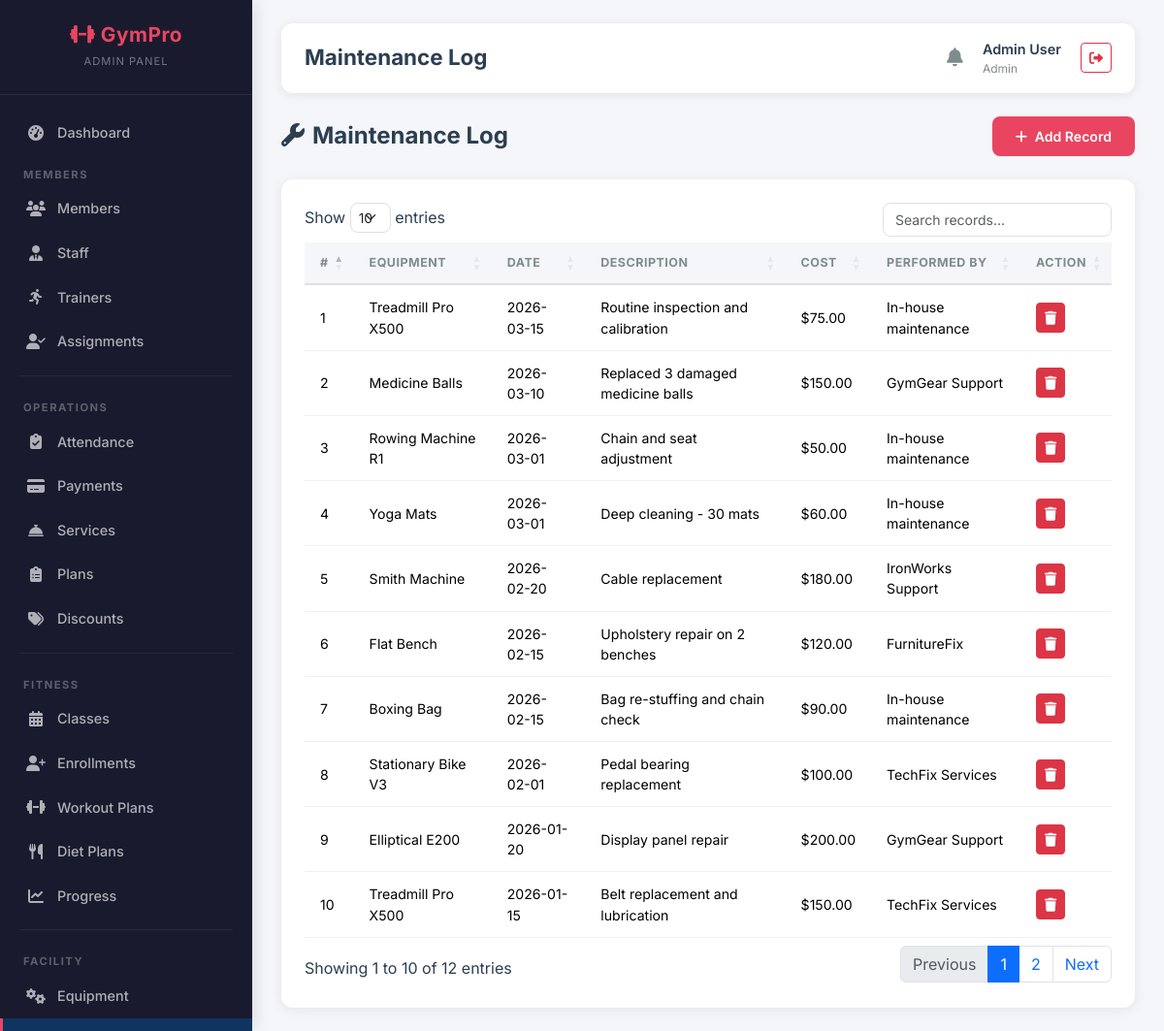
The page /admin/maintenance.php (signed in) on the database its author committed.
### tables this page shows
CREATE TABLE equipment_maintenance (
    maintenance_id INT AUTO_INCREMENT PRIMARY KEY,
    equipment_id INT,
    maintenance_date DATE NOT NULL,
    description TEXT,
    cost DECIMAL(10,2),
    performed_by VARCHAR(100),
    created_at TIMESTAMP DEFAULT CURRENT_TIMESTAMP,
    FOREIGN KEY (equipment_id) REFERENCES equipment(equipment_id) ON DELETE CASCADE
);

CREATE TABLE equipment (
    equipment_id INT AUTO_INCREMENT PRIMARY KEY,
    name VARCHAR(100) NOT NULL,
    description TEXT,
    category VARCHAR(100),
    quantity INT NOT NULL DEFAULT 1,
    purchase_date DATE,
    vendor_name VARCHAR(100),
    vendor_contact VARCHAR(50),
    unit_cost DECIMAL(10,2),
    total_cost DECIMAL(10,2),
    condition_status ENUM('good','fair','poor') DEFAULT 'good',
    zone VARCHAR(50),
    created_at TIMESTAMP DEFAULT CURRENT_TIMESTAMP
);

### admin/maintenance.php (the view, shortened to what this page needs)
<?php
require_once __DIR__ . '/../config/db.php';
$logs = $pdo->query("SELECT em.*, e.name as equip_name FROM equipment_maintenance em JOIN equipment e ON em.equipment_id = e.equipment_id ORDER BY em.maintenance_date DESC")->fetchAll();
include __DIR__ . '/../includes/header.php';
?>
<div class="page-header">
    <h4><i class="fas fa-wrench me-2"></i>Maintenance Log</h4>
    <button class="btn btn-accent" data-bs-toggle="modal" data-bs-target="#addMaintenanceModal"><i class="fas fa-plus me-1"></i> Add Record</button>
</div>
<div class="card-custom">
    <div class="card-body">
        <table class="table table-custom datatable">
            <thead><tr><th>#</th><th>Equipment</th><th>Date</th><th>Description</th><th>Cost</th><th>Performed By</th><th>Action</th></tr></thead>
            <tbody>
            <?php foreach ($logs as $i => $l): ?>
                <tr>
                    <td><?= $i + 1 ?></td>
                    <td><?= htmlspecialchars($l['equip_name']) ?></td>
                    <td><?= $l['maintenance_date'] ?></td>
                    <td><?= htmlspecialchars($l['description'] ?? '-') ?></td>
                    <td>$<?= number_format($l['cost'], 2) ?></td>
                    <td><?= htmlspecialchars($l['performed_by'] ?? '-') ?></td>
                    <td><button class="btn btn-danger btn-sm" onclick="confirmDelete('?delete=<?= $l['maintenance_id'] ?>', 'this record')"><i class="fas fa-trash"></i></button></td>
                </tr>
            <?php endforeach; ?>
            </tbody>
        </table>
    </div>
</div>
<?php include __DIR__ . '/../includes/footer.php'; ?>

### assets/css/custom.css (style rules this page uses)
:root { --sidebar-bg: #1a1a2e; --sidebar-hover: #16213e; --sidebar-active: #0f3460; --accent: #e94560; --accent-hover: #c81e45; --accent-light: rgba(233, 69, 96, 0.15); --bg-light: #f4f6f9; --bg-white: #ffffff; --text-dark: #2c3e50; --text-muted: #7f8c8d; --text-light: #ecf0f1; --border-color: #e0e0e0; --shadow: 0 2px 12px rgba(0, 0, 0, 0.08); --shadow-lg: 0 8px 30px rgba(0, 0, 0, 0.12); --radius: 12px; --radius-sm: 8px; --transition: all 0.3s ease; --font-main: 'Inter', sans-serif; }
* { box-sizing: border-box; }
body { font-family: var(--font-main); background: var(--bg-light); color: var(--text-dark); margin: 0; padding: 0; min-height: 100vh; }
.card-custom { background: var(--bg-white); border-radius: var(--radius); box-shadow: var(--shadow); border: none; overflow: hidden; transition: var(--transition); }
.card-custom .card-body { padding: 24px; }
.table-custom { width: 100%; border-collapse: separate; border-spacing: 0; }
.table-custom thead th { background: var(--bg-light); font-size: 0.78rem; font-weight: 700; text-transform: uppercase; letter-spacing: 0.5px; color: var(--text-muted); padding: 12px 16px; border-bottom: 2px solid var(--border-color); }
.table-custom tbody td { padding: 12px 16px; font-size: 0.88rem; border-bottom: 1px solid #f0f0f0; vertical-align: middle; }
.btn-accent { background: var(--accent); color: #fff; border: none; padding: 10px 24px; border-radius: var(--radius-sm); font-weight: 600; font-size: 0.88rem; transition: var(--transition); cursor: pointer; }
.page-header { display: flex; justify-content: space-between; align-items: center; margin-bottom: 24px; flex-wrap: wrap; gap: 12px; }
.page-header h4 { font-weight: 700; margin: 0; }

### rows shown on the page
equipment_maintenance: equipment.name "Treadmill Pro X500", maintenance_date "2026-03-15", description "Routine inspection and calibration", cost "75.00", performed_by "In-house maintenance"
equipment_maintenance: equipment.name "Medicine Balls", maintenance_date "2026-03-10", description "Replaced 3 damaged medicine balls", cost "150.00", performed_by "GymGear Support"
equipment_maintenance: equipment.name "Rowing Machine R1", maintenance_date "2026-03-01", description "Chain and seat adjustment", cost "50.00", performed_by "In-house maintenance"
equipment_maintenance: equipment.name "Yoga Mats", maintenance_date "2026-03-01", description "Deep cleaning - 30 mats", cost "60.00", performed_by "In-house maintenance"
equipment_maintenance: equipment.name "Smith Machine", maintenance_date "2026-02-20", description "Cable replacement", cost "180.00", performed_by "IronWorks Support"
equipment_maintenance: equipment.name "Flat Bench", maintenance_date "2026-02-15", description "Upholstery repair on 2 benches", cost "120.00", performed_by "FurnitureFix"
equipment_maintenance: equipment.name "Boxing Bag", maintenance_date "2026-02-15", description "Bag re-stuffing and chain check", cost "90.00", performed_by "In-house maintenance"
equipment_maintenance: equipment.name "Stationary Bike V3", maintenance_date "2026-02-01", description "Pedal bearing replacement", cost "100.00", performed_by "TechFix Services"
equipment_maintenance: equipment.name "Elliptical E200", maintenance_date "2026-01-20", description "Display panel repair", cost "200.00", performed_by "GymGear Support"
equipment_maintenance: equipment.name "Treadmill Pro X500", maintenance_date "2026-01-15", description "Belt replacement and lubrication", cost "150.00", performed_by "TechFix Services"

### other values the page prints
$page_title "Maintenance Log"
$_SESSION['full_name'] "Admin User"
$_SESSION['role'] "Admin"
